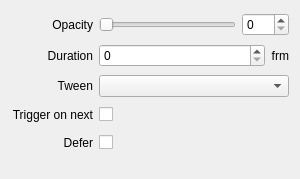
<?xml version="1.0" encoding="UTF-8"?>
<ui version="4.0">
 <class>InspectorOpacityWidget</class>
 <widget class="QWidget" name="InspectorOpacityWidget">
  <property name="geometry">
   <rect>
    <x>0</x>
    <y>0</y>
    <width>300</width>
    <height>179</height>
   </rect>
  </property>
  <property name="sizePolicy">
   <sizepolicy hsizetype="Expanding" vsizetype="Preferred">
    <horstretch>0</horstretch>
    <verstretch>0</verstretch>
   </sizepolicy>
  </property>
  <layout class="QGridLayout" name="gridLayout">
   <property name="bottomMargin">
    <number>20</number>
   </property>
   <item row="1" column="1">
    <widget class="QSpinBox" name="spinBoxTransitionDuration">
     <property name="sizePolicy">
      <sizepolicy hsizetype="Expanding" vsizetype="Fixed">
       <horstretch>0</horstretch>
       <verstretch>0</verstretch>
      </sizepolicy>
     </property>
     <property name="maximum">
      <number>999</number>
     </property>
    </widget>
   </item>
   <item row="3" column="0">
    <widget class="QLabel" name="labelTriggerOnNext">
     <property name="text">
      <string>Trigger on next</string>
     </property>
     <property name="alignment">
      <set>Qt::AlignRight|Qt::AlignTrailing|Qt::AlignVCenter</set>
     </property>
    </widget>
   </item>
   <item row="0" column="0">
    <widget class="QLabel" name="labelOpacity">
     <property name="text">
      <string>Opacity</string>
     </property>
     <property name="alignment">
      <set>Qt::AlignRight|Qt::AlignTrailing|Qt::AlignVCenter</set>
     </property>
    </widget>
   </item>
   <item row="2" column="1" colspan="2">
    <widget class="QComboBox" name="comboBoxTween">
     <property name="sizePolicy">
      <sizepolicy hsizetype="Expanding" vsizetype="Fixed">
       <horstretch>0</horstretch>
       <verstretch>0</verstretch>
      </sizepolicy>
     </property>
    </widget>
   </item>
   <item row="2" column="0">
    <widget class="QLabel" name="labelEasing">
     <property name="text">
      <string>Tween</string>
     </property>
     <property name="alignment">
      <set>Qt::AlignRight|Qt::AlignTrailing|Qt::AlignVCenter</set>
     </property>
    </widget>
   </item>
   <item row="0" column="1" colspan="2">
    <layout class="QHBoxLayout" name="horizontalLayoutOpacity">
     <item>
      <widget class="QSlider" name="sliderOpacity">
       <property name="maximum">
        <number>100</number>
       </property>
       <property name="orientation">
        <enum>Qt::Horizontal</enum>
       </property>
      </widget>
     </item>
     <item>
      <widget class="QSpinBox" name="spinBoxOpacity">
       <property name="maximum">
        <number>100</number>
       </property>
      </widget>
     </item>
    </layout>
   </item>
   <item row="1" column="0">
    <widget class="QLabel" name="labelTransitionDuration">
     <property name="text">
      <string>Duration</string>
     </property>
     <property name="alignment">
      <set>Qt::AlignRight|Qt::AlignTrailing|Qt::AlignVCenter</set>
     </property>
    </widget>
   </item>
   <item row="1" column="2">
    <widget class="QLabel" name="labelFrm1">
     <property name="text">
      <string>frm</string>
     </property>
     <property name="alignment">
      <set>Qt::AlignRight|Qt::AlignTrailing|Qt::AlignVCenter</set>
     </property>
    </widget>
   </item>
   <item row="4" column="1" colspan="2">
    <layout class="QHBoxLayout" name="horizontalLayoutDefer">
     <item>
      <widget class="QCheckBox" name="checkBoxDefer">
       <property name="layoutDirection">
        <enum>Qt::RightToLeft</enum>
       </property>
       <property name="text">
        <string/>
       </property>
      </widget>
     </item>
     <item>
      <spacer name="horizontalSpacerDefer2">
       <property name="orientation">
        <enum>Qt::Horizontal</enum>
       </property>
       <property name="sizeHint" stdset="0">
        <size>
         <width>40</width>
         <height>20</height>
        </size>
       </property>
      </spacer>
     </item>
    </layout>
   </item>
   <item row="3" column="1" colspan="2">
    <layout class="QHBoxLayout" name="horizontalLayoutTriggerOnNext">
     <item>
      <widget class="QCheckBox" name="checkBoxTriggerOnNext">
       <property name="layoutDirection">
        <enum>Qt::RightToLeft</enum>
       </property>
       <property name="text">
        <string/>
       </property>
      </widget>
     </item>
     <item>
      <spacer name="horizontalSpacerTriggerOnNext2">
       <property name="orientation">
        <enum>Qt::Horizontal</enum>
       </property>
       <property name="sizeHint" stdset="0">
        <size>
         <width>40</width>
         <height>20</height>
        </size>
       </property>
      </spacer>
     </item>
    </layout>
   </item>
   <item row="4" column="0">
    <widget class="QLabel" name="labelDefer">
     <property name="text">
      <string>Defer</string>
     </property>
     <property name="alignment">
      <set>Qt::AlignRight|Qt::AlignTrailing|Qt::AlignVCenter</set>
     </property>
    </widget>
   </item>
  </layout>
 </widget>
 <tabstops>
  <tabstop>sliderOpacity</tabstop>
  <tabstop>spinBoxOpacity</tabstop>
  <tabstop>spinBoxTransitionDuration</tabstop>
  <tabstop>comboBoxTween</tabstop>
  <tabstop>checkBoxTriggerOnNext</tabstop>
  <tabstop>checkBoxDefer</tabstop>
 </tabstops>
 <resources/>
 <connections>
  <connection>
   <sender>spinBoxTransitionDuration</sender>
   <signal>valueChanged(int)</signal>
   <receiver>InspectorOpacityWidget</receiver>
   <slot>transitionDurationChanged(int)</slot>
   <hints>
    <hint type="sourcelabel">
     <x>196</x>
     <y>57</y>
    </hint>
    <hint type="destinationlabel">
     <x>206</x>
     <y>130</y>
    </hint>
   </hints>
  </connection>
  <connection>
   <sender>comboBoxTween</sender>
   <signal>currentIndexChanged(QString)</signal>
   <receiver>InspectorOpacityWidget</receiver>
   <slot>tweenChanged(QString)</slot>
   <hints>
    <hint type="sourcelabel">
     <x>196</x>
     <y>85</y>
    </hint>
    <hint type="destinationlabel">
     <x>206</x>
     <y>139</y>
    </hint>
   </hints>
  </connection>
  <connection>
   <sender>sliderOpacity</sender>
   <signal>valueChanged(int)</signal>
   <receiver>InspectorOpacityWidget</receiver>
   <slot>sliderOpacityChanged(int)</slot>
   <hints>
    <hint type="sourcelabel">
     <x>121</x>
     <y>18</y>
    </hint>
    <hint type="destinationlabel">
     <x>4</x>
     <y>49</y>
    </hint>
   </hints>
  </connection>
  <connection>
   <sender>spinBoxOpacity</sender>
   <signal>valueChanged(int)</signal>
   <receiver>InspectorOpacityWidget</receiver>
   <slot>spinBoxOpacityChanged(int)</slot>
   <hints>
    <hint type="sourcelabel">
     <x>170</x>
     <y>18</y>
    </hint>
    <hint type="destinationlabel">
     <x>206</x>
     <y>26</y>
    </hint>
   </hints>
  </connection>
  <connection>
   <sender>checkBoxDefer</sender>
   <signal>stateChanged(int)</signal>
   <receiver>InspectorOpacityWidget</receiver>
   <slot>deferChanged(int)</slot>
   <hints>
    <hint type="sourcelabel">
     <x>90</x>
     <y>137</y>
    </hint>
    <hint type="destinationlabel">
     <x>204</x>
     <y>104</y>
    </hint>
   </hints>
  </connection>
  <connection>
   <sender>checkBoxTriggerOnNext</sender>
   <signal>stateChanged(int)</signal>
   <receiver>InspectorOpacityWidget</receiver>
   <slot>triggerOnNextChanged(int)</slot>
   <hints>
    <hint type="sourcelabel">
     <x>107</x>
     <y>101</y>
    </hint>
    <hint type="destinationlabel">
     <x>217</x>
     <y>89</y>
    </hint>
   </hints>
  </connection>
 </connections>
 <slots>
  <slot>sliderOpacityChanged(int)</slot>
  <slot>tweenChanged(QString)</slot>
  <slot>transitionDurationChanged(int)</slot>
  <slot>spinBoxOpacityChanged(int)</slot>
  <slot>deferChanged(int)</slot>
  <slot>triggerOnNextChanged(int)</slot>
 </slots>
</ui>
